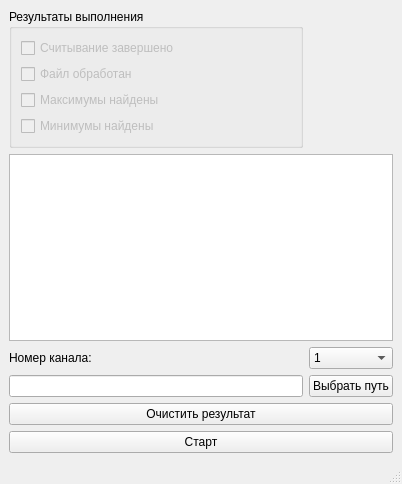
<?xml version="1.0" encoding="UTF-8"?>
<ui version="4.0">
 <class>MainWindow</class>
 <widget class="QMainWindow" name="MainWindow">
  <property name="geometry">
   <rect>
    <x>0</x>
    <y>0</y>
    <width>402</width>
    <height>484</height>
   </rect>
  </property>
  <property name="windowTitle">
   <string>MainWindow</string>
  </property>
  <widget class="QWidget" name="centralwidget">
   <layout class="QGridLayout" name="gridLayout">
    <item row="0" column="0">
     <widget class="QGroupBox" name="gb_result">
      <property name="title">
       <string>Результаты выполнения</string>
      </property>
      <layout class="QFormLayout" name="formLayout">
       <item row="0" column="0">
        <widget class="QCheckBox" name="chB_readSucces">
         <property name="enabled">
          <bool>false</bool>
         </property>
         <property name="text">
          <string>Считывание завершено</string>
         </property>
         <property name="checkable">
          <bool>true</bool>
         </property>
        </widget>
       </item>
       <item row="1" column="0">
        <widget class="QCheckBox" name="chB_procFileSucces">
         <property name="enabled">
          <bool>false</bool>
         </property>
         <property name="text">
          <string>Файл обработан</string>
         </property>
         <property name="checkable">
          <bool>true</bool>
         </property>
        </widget>
       </item>
       <item row="2" column="0">
        <widget class="QCheckBox" name="chB_maxSucess">
         <property name="enabled">
          <bool>false</bool>
         </property>
         <property name="text">
          <string>Максимумы найдены</string>
         </property>
         <property name="checkable">
          <bool>true</bool>
         </property>
        </widget>
       </item>
       <item row="3" column="0">
        <widget class="QCheckBox" name="chB_minSucess">
         <property name="enabled">
          <bool>false</bool>
         </property>
         <property name="text">
          <string>Минимумы найдены</string>
         </property>
        </widget>
       </item>
      </layout>
     </widget>
    </item>
    <item row="1" column="0" colspan="2">
     <widget class="QTextEdit" name="te_Result">
      <property name="readOnly">
       <bool>true</bool>
      </property>
     </widget>
    </item>
    <item row="2" column="0">
     <widget class="QLabel" name="lb_numCh">
      <property name="text">
       <string>Номер канала:</string>
      </property>
     </widget>
    </item>
    <item row="2" column="1">
     <widget class="QComboBox" name="cmB_numCh">
      <item>
       <property name="text">
        <string>1</string>
       </property>
      </item>
      <item>
       <property name="text">
        <string>2</string>
       </property>
      </item>
      <item>
       <property name="text">
        <string>3</string>
       </property>
      </item>
     </widget>
    </item>
    <item row="3" column="0">
     <widget class="QLineEdit" name="le_path">
      <property name="readOnly">
       <bool>true</bool>
      </property>
     </widget>
    </item>
    <item row="3" column="1">
     <widget class="QPushButton" name="pb_path">
      <property name="text">
       <string>Выбрать путь</string>
      </property>
     </widget>
    </item>
    <item row="4" column="0" colspan="2">
     <widget class="QPushButton" name="pb_clearResult">
      <property name="text">
       <string>Очистить результат</string>
      </property>
     </widget>
    </item>
    <item row="5" column="0" colspan="2">
     <widget class="QPushButton" name="pb_start">
      <property name="text">
       <string>Старт</string>
      </property>
      <property name="flat">
       <bool>false</bool>
      </property>
     </widget>
    </item>
   </layout>
  </widget>
  <widget class="QMenuBar" name="menubar">
   <property name="geometry">
    <rect>
     <x>0</x>
     <y>0</y>
     <width>402</width>
     <height>25</height>
    </rect>
   </property>
  </widget>
  <widget class="QStatusBar" name="statusbar"/>
 </widget>
 <resources/>
 <connections>
  <connection>
   <sender>pb_clearResult</sender>
   <signal>clicked()</signal>
   <receiver>te_Result</receiver>
   <slot>clear()</slot>
   <hints>
    <hint type="sourcelabel">
     <x>224</x>
     <y>369</y>
    </hint>
    <hint type="destinationlabel">
     <x>211</x>
     <y>248</y>
    </hint>
   </hints>
  </connection>
 </connections>
</ui>
